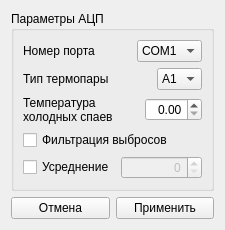
<?xml version="1.0" encoding="UTF-8"?>
<ui version="4.0">
 <class>AdcSettingWidget</class>
 <widget class="QWidget" name="AdcSettingWidget">
  <property name="geometry">
   <rect>
    <x>0</x>
    <y>0</y>
    <width>225</width>
    <height>230</height>
   </rect>
  </property>
  <property name="windowTitle">
   <string>Настройка</string>
  </property>
  <layout class="QVBoxLayout" name="verticalLayout_2">
   <item>
    <widget class="QGroupBox" name="groupBox">
     <property name="title">
      <string>Параметры АЦП</string>
     </property>
     <layout class="QVBoxLayout" name="verticalLayout">
      <item>
       <layout class="QHBoxLayout" name="horizontalLayout_5">
        <item>
         <widget class="QLabel" name="portLabel">
          <property name="text">
           <string>Номер порта</string>
          </property>
         </widget>
        </item>
        <item>
         <spacer name="horizontalSpacer">
          <property name="orientation">
           <enum>Qt::Horizontal</enum>
          </property>
          <property name="sizeHint" stdset="0">
           <size>
            <width>40</width>
            <height>20</height>
           </size>
          </property>
         </spacer>
        </item>
        <item>
         <widget class="QComboBox" name="portComboBox">
          <item>
           <property name="text">
            <string>COM1</string>
           </property>
          </item>
         </widget>
        </item>
       </layout>
      </item>
      <item>
       <layout class="QHBoxLayout" name="horizontalLayout">
        <item>
         <widget class="QLabel" name="typeThermocoupleLabel">
          <property name="text">
           <string>Тип термопары</string>
          </property>
          <property name="wordWrap">
           <bool>true</bool>
          </property>
         </widget>
        </item>
        <item>
         <spacer name="horizontalSpacer_2">
          <property name="orientation">
           <enum>Qt::Horizontal</enum>
          </property>
          <property name="sizeHint" stdset="0">
           <size>
            <width>40</width>
            <height>20</height>
           </size>
          </property>
         </spacer>
        </item>
        <item>
         <widget class="QComboBox" name="typeThermocoupleComboBox">
          <property name="autoFillBackground">
           <bool>false</bool>
          </property>
          <item>
           <property name="text">
            <string>A1</string>
           </property>
          </item>
          <item>
           <property name="text">
            <string>K</string>
           </property>
          </item>
         </widget>
        </item>
       </layout>
      </item>
      <item>
       <layout class="QHBoxLayout" name="horizontalLayout_2">
        <item>
         <widget class="QLabel" name="coldThermocoupleLabel">
          <property name="text">
           <string>Температура холодных спаев (С)</string>
          </property>
          <property name="wordWrap">
           <bool>true</bool>
          </property>
         </widget>
        </item>
        <item>
         <spacer name="horizontalSpacer_3">
          <property name="orientation">
           <enum>Qt::Horizontal</enum>
          </property>
          <property name="sizeHint" stdset="0">
           <size>
            <width>40</width>
            <height>20</height>
           </size>
          </property>
         </spacer>
        </item>
        <item>
         <widget class="QDoubleSpinBox" name="coldThermocoupleSpinBox">
          <property name="alignment">
           <set>Qt::AlignRight|Qt::AlignTrailing|Qt::AlignVCenter</set>
          </property>
         </widget>
        </item>
       </layout>
      </item>
      <item>
       <widget class="QCheckBox" name="filtrCheckBox">
        <property name="text">
         <string>Фильтрация выбросов</string>
        </property>
       </widget>
      </item>
      <item>
       <layout class="QHBoxLayout" name="horizontalLayout_3">
        <item>
         <widget class="QCheckBox" name="enableAverageCheckBox">
          <property name="text">
           <string>Усреднение</string>
          </property>
         </widget>
        </item>
        <item>
         <widget class="QSpinBox" name="averageSpinBox">
          <property name="enabled">
           <bool>false</bool>
          </property>
          <property name="alignment">
           <set>Qt::AlignRight|Qt::AlignTrailing|Qt::AlignVCenter</set>
          </property>
         </widget>
        </item>
       </layout>
      </item>
     </layout>
    </widget>
   </item>
   <item>
    <layout class="QHBoxLayout" name="horizontalLayout_4">
     <item>
      <widget class="QPushButton" name="cancelButton">
       <property name="text">
        <string>Отмена</string>
       </property>
      </widget>
     </item>
     <item>
      <widget class="QPushButton" name="acceptButton">
       <property name="text">
        <string>Применить</string>
       </property>
      </widget>
     </item>
    </layout>
   </item>
  </layout>
 </widget>
 <resources/>
 <connections>
  <connection>
   <sender>cancelButton</sender>
   <signal>clicked()</signal>
   <receiver>AdcSettingWidget</receiver>
   <slot>close()</slot>
   <hints>
    <hint type="sourcelabel">
     <x>113</x>
     <y>184</y>
    </hint>
    <hint type="destinationlabel">
     <x>39</x>
     <y>201</y>
    </hint>
   </hints>
  </connection>
  <connection>
   <sender>enableAverageCheckBox</sender>
   <signal>toggled(bool)</signal>
   <receiver>averageSpinBox</receiver>
   <slot>setEnabled(bool)</slot>
   <hints>
    <hint type="sourcelabel">
     <x>55</x>
     <y>124</y>
    </hint>
    <hint type="destinationlabel">
     <x>157</x>
     <y>127</y>
    </hint>
   </hints>
  </connection>
 </connections>
</ui>
